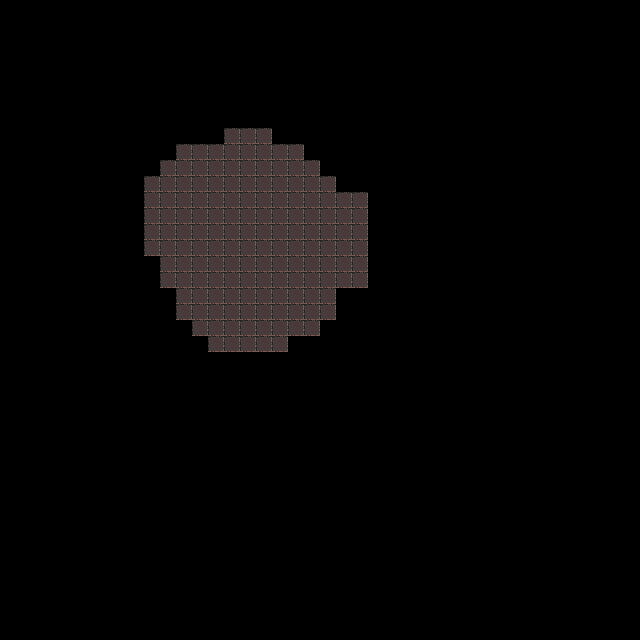

Rendered tile map (Tiled .tmx) drawn with the repository's tilesets; below, a short description and the map source with its tile grids summarised:
An orthogonal 40x40 tile map with 16x16 px tiles, 1 tile layer (Tile Layer 1).

<map version="1.2" tiledversion="1.2.3" orientation="orthogonal" renderorder="right-down" width="40" height="40" tilewidth="16" tileheight="16" infinite="0" nextlayerid="2" nextobjectid="1">
 <tileset firstgid="1" source="ds_tilesnmobs.tsx" />
 <layer id="1" name="Tile Layer 1" width="40" height="40">
  <data>[1600 cells, 148 non-empty, 1 distinct tile ids]</data>
 </layer>
</map>
